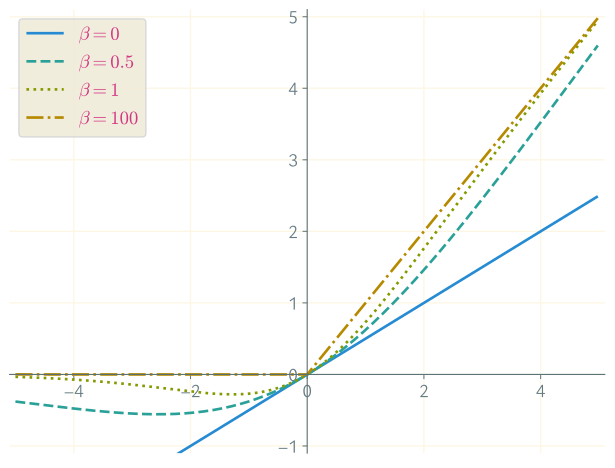

Here is the Python script that generated this plot:
import matplotlib.pyplot as plt
import matplotlib.font_manager as fm
import seaborn as sns
import numpy as np

zhisong = fm.FontEntry(fname="/home/avanti/Fonts/LXGW/LXGWNeoZhiSongScreenFull.ttf", name="LXGW Neo ZhiSong Screen Full")
fm.fontManager.ttflist.insert(0, zhisong)
plt.rcParams.update({
    "font.family": ["Ysabeau Office", "LXGW Neo ZhiSong Screen Full"],
    "mathtext.fontset": 'cm',
    "axes.unicode_minus": True,
    "savefig.bbox": "tight",
    'legend.fontsize': 14,
    "xtick.labelsize": 14,
    "ytick.labelsize": 14,
    'savefig.transparent': True,
    'text.color': '#586e75',
})

x = np.arange(-5, 5, 0.02)
beta = [0, 0.5, 1, 100]

swish0 = x / (1 + np.exp(- beta[0] * x))
swish1 = x / (1 + np.exp(- beta[1] * x))
swish2 = x / (1 + np.exp(- beta[2] * x))
swish3 = x / (1 + np.exp(- beta[3] * x))

gamma2 = 0.5
elu = np.maximum(0, x) + np.minimum(0, gamma2 * (np.exp(x) - 1))

with plt.style.context('Solarize_Light2'):

    fig, ax = plt.subplots(figsize=(8, 6))

    for s in ['bottom', 'left']:
        ax.spines[s].set_position('zero')
        ax.spines[s].set_color('#586e75')

    for s in ['top', 'right']:
        ax.spines[s].set_color('none')

    sns.lineplot(x=x, y=swish0, ls="-", lw=2, label=r'$\beta=0$', ax=ax)
    sns.lineplot(x=x, y=swish1, ls="dashed", lw=2, label=r'$\beta=0.5$', ax=ax)
    sns.lineplot(x=x, y=swish2, ls=":", lw=2, label=r'$\beta=1$', ax=ax)
    sns.lineplot(x=x, y=swish3, ls="-.", lw=2, label=r'$\beta=100$', ax=ax)

    ax.legend(loc='upper left', labelcolor='#d33682')
    ax.set_xlim([-5.1, 5.1])
    ax.set_ylim([-1.1, 5.1])

    plt.savefig("swish.svg")
